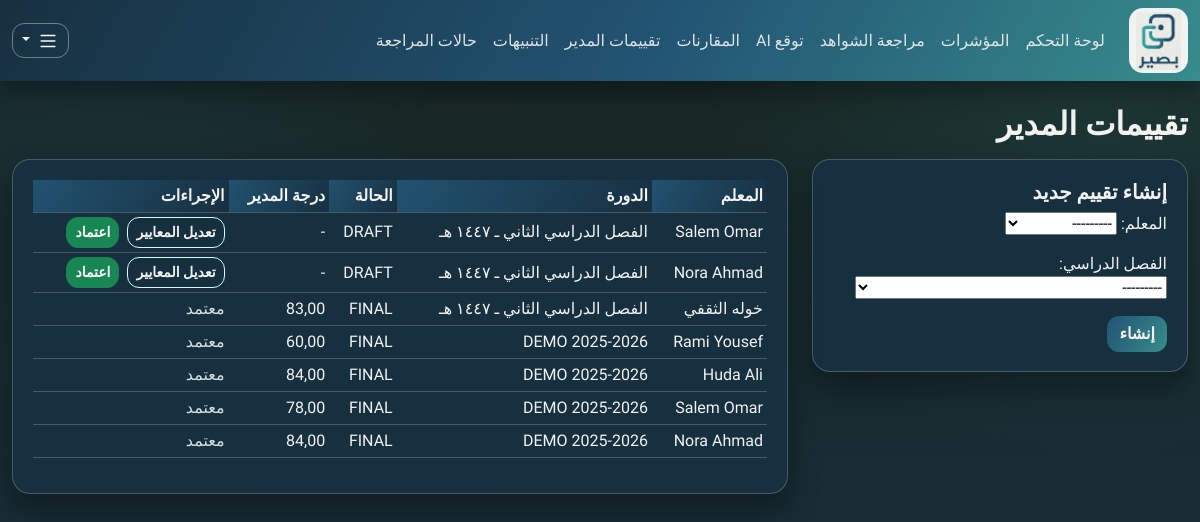
/evaluations/ (signed in), run on an earlier commit of the app's database.
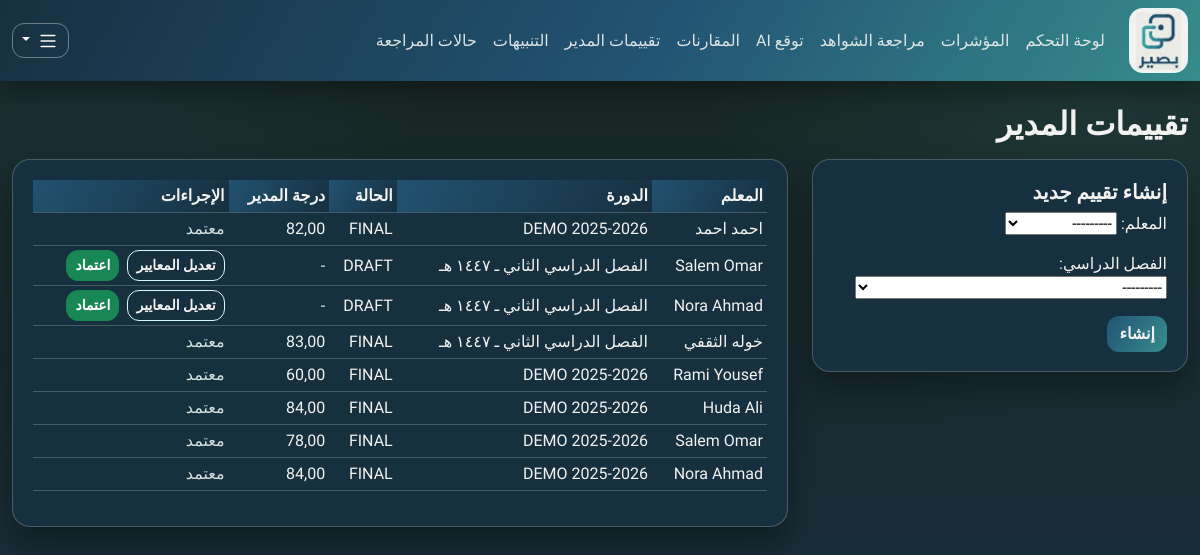
And on a later commit of the database.
### apps/evaluations/models.py (models this page shows)
class ManagerEvaluation(models.Model):
    class Status(models.TextChoices):
        DRAFT = "DRAFT", "Draft"
        FINAL = "FINAL", "Final"
    teacher = models.ForeignKey("teachers.Teacher", on_delete=models.CASCADE, related_name="evaluations")
    cycle = models.ForeignKey("cycles.EvaluationCycle", on_delete=models.CASCADE, related_name="evaluations")
    manager = models.ForeignKey("accounts.User", on_delete=models.PROTECT, related_name="manager_evaluations")
    status = models.CharField(max_length=12, choices=Status.choices, default=Status.DRAFT)
    finalized_at = models.DateTimeField(null=True, blank=True)
    created_at = models.DateTimeField(auto_now_add=True)
    class Meta:
        constraints = [
            models.UniqueConstraint(fields=["teacher", "cycle"], name="uq_eval_teacher_cycle"),
        ]
        indexes = [models.Index(fields=["cycle", "status"])]

class ScoreSummary(models.Model):
    evaluation = models.OneToOneField(ManagerEvaluation, on_delete=models.CASCADE, related_name="summary")
    manager_total_score = models.DecimalField(max_digits=5, decimal_places=2)
    rating_level = models.CharField(max_length=32)
    calculated_at = models.DateTimeField(auto_now=True)
    class Meta:
        constraints = [
            models.CheckConstraint(
                check=models.Q(manager_total_score__gte=0, manager_total_score__lte=100),
                name="ck_manager_total_0_100",
            ),
        ]

### apps/teachers/models.py (models this page shows)
class Teacher(models.Model):
    user = models.OneToOneField("accounts.User", on_delete=models.CASCADE, related_name="teacher_profile")
    school = models.ForeignKey("schools.School", on_delete=models.PROTECT, related_name="teachers")
    employee_id = models.CharField(max_length=50, unique=True)
    is_active = models.BooleanField(default=True)
    created_at = models.DateTimeField(auto_now_add=True)
    class Meta:
        indexes = [models.Index(fields=["school", "employee_id"])]
    def __str__(self) -> str:
        return self.user.get_full_name() or self.user.username

### apps/accounts/models.py (models this page shows)
class User(AbstractUser):
    class Role(models.TextChoices):
        TEACHER = "TEACHER", "Teacher"
        LEADER = "LEADER", "Leader"
        ADMIN = "ADMIN", "Admin"
    role = models.CharField(max_length=16, choices=Role.choices, default=Role.TEACHER)
    school = models.ForeignKey("schools.School", null=True, blank=True, on_delete=models.SET_NULL)
    class Meta:
        indexes = [models.Index(fields=["role", "school"])]

### apps/cycles/models.py (models this page shows)
class EvaluationCycle(models.Model):
    school = models.ForeignKey("schools.School", on_delete=models.CASCADE, related_name="cycles")
    name = models.CharField(max_length=100)
    start_date = models.DateField()
    end_date = models.DateField()
    is_active = models.BooleanField(default=True)
    created_at = models.DateTimeField(auto_now_add=True)
    class Meta:
        constraints = [
            models.UniqueConstraint(fields=["school", "name"], name="uq_cycle_school_name"),
            models.CheckConstraint(check=models.Q(end_date__gte=models.F("start_date")), name="ck_cycle_dates_order"),
        ]
        indexes = [models.Index(fields=["school", "is_active"])]
    def __str__(self) -> str:
        return f"{self.school.code}:{self.name}"

### apps/ui/views.py (the view)
# urls.py: path("evaluations/", views.evaluations_page, name="evaluations"),
@login_required
def evaluations_page(request: HttpRequest) -> HttpResponse:
    if not _require_roles(request.user, [User.Role.LEADER, User.Role.ADMIN]):
        messages.error(request, "إدارة التقييمات متاحة فقط للقادة أو المديرين.")
        return redirect("ui:dashboard")
    evaluations = (
        _by_role_queryset(request.user, ManagerEvaluation)
        .select_related("teacher", "teacher__user", "cycle", "manager")
        .prefetch_related("items__criterion", "summary")
        .order_by("-created_at")
    )
    if request.method == "POST":
        form = EvaluationCreateForm(request.POST, user=request.user)
        if form.is_valid():
            data = form.cleaned_data
            existing = ManagerEvaluation.objects.filter(teacher=data["teacher"], cycle=data["cycle"]).first()
            if existing:
                messages.info(request, "يوجد تقييم مسبق لهذا المعلم في نفس الفصل الدراسي. تم فتح التقييم الحالي.")
                if existing.status == ManagerEvaluation.Status.DRAFT:
                    return redirect("ui:evaluation-items", evaluation_id=existing.id)
                return redirect("ui:evaluations")
            evaluation = ManagerEvaluation.objects.create(
                teacher=data["teacher"],
                cycle=data["cycle"],
                manager=request.user,
            )
            messages.success(request, "تم إنشاء التقييم. أدخل درجات المعايير الـ 11.")
            return redirect("ui:evaluation-items", evaluation_id=evaluation.id)
    else:
        form = EvaluationCreateForm(user=request.user)
    return render(request, "ui/evaluations.html", {"form": form, "evaluations": evaluations})

### apps/ui/forms.py (shortened to what this page needs)
class EvaluationCreateForm(forms.ModelForm):
    class Meta:
        model = ManagerEvaluation
        fields = ["teacher", "cycle"]
        labels = {
            "teacher": "المعلم",
            "cycle": "الفصل الدراسي",
        }
    def __init__(self, *args, **kwargs):
        self.user = kwargs.pop("user")
        super().__init__(*args, **kwargs)
        teacher_qs = Teacher.objects.select_related("user", "school")
        cycle_qs = EvaluationCycle.objects.select_related("school")
        if self.user.role == self.user.Role.LEADER:
            teacher_qs = teacher_qs.filter(school=self.user.school)
            cycle_qs = cycle_qs.filter(school=self.user.school)
        self.fields["teacher"].queryset = teacher_qs
        self.fields["cycle"].queryset = cycle_qs

### apps/ui/views.py (called while the page is built)
def _by_role_queryset(user: User, model, teacher_lookup: str = "teacher"):
    qs = model.objects.all()
    if user.role == User.Role.ADMIN:
        return qs
    if user.role == User.Role.LEADER:
        return qs.filter(**{f"{teacher_lookup}__school": user.school})
    return qs.filter(**{f"{teacher_lookup}__user": user})

### apps/ui/templates/ui/evaluations.html (shortened to what this page needs)
{% extends "ui/base.html" %}
{% block content %}
<h2 class="mb-3">تقييمات المدير</h2>
<div class="row g-4">
  <div class="col-lg-4">
    <div class="card">
      <div class="card-body">
        <h5>إنشاء تقييم جديد</h5>
        <form method="post">
          {{ form.as_p }}
          <button class="btn btn-primary" type="submit">إنشاء</button>
        </form>
      </div>
    </div>
  </div>
  <div class="col-lg-8">
    <div class="card">
      <div class="card-body">
        <div class="table-responsive">
          <table class="table table-sm align-middle">
            <thead><tr><th>المعلم</th><th>الدورة</th><th>الحالة</th><th>درجة المدير</th><th>الإجراءات</th></tr></thead>
            <tbody>
            {% for e in evaluations %}
              <tr>
                <td>{{ e.teacher }}</td>
                <td>{{ e.cycle.name }}</td>
                <td>{{ e.status }}</td>
                <td>{% if e.summary %}{{ e.summary.manager_total_score }}{% else %}-{% endif %}</td>
                <td class="d-flex gap-2">
                  {% if e.status == 'DRAFT' %}
                    <a class="btn btn-outline-primary btn-sm" href="{% url 'ui:evaluation-items' e.id %}">تعديل المعايير</a>
                    <form method="post" action="{% url 'ui:evaluation-finalize' e.id %}">
                      <button class="btn btn-success btn-sm" type="submit">اعتماد</button>
                    </form>
                  {% else %}
                    <span class="text-muted">معتمد</span>
                  {% endif %}
                </td>
              </tr>
            {% empty %}
              <tr><td colspan="5" class="text-muted">لا توجد تقييمات حتى الآن.</td></tr>
            {% endfor %}
            </tbody>
          </table>
        </div>
      </div>
    </div>
  </div>
</div>
{% endblock %}

What changed in the data, as far as the page shows it:
added ManagerEvaluation: teacher "احمد احمد", cycle.name "DEMO 2025-2026", status "FINAL", summary.manager_total_score "82,00", shows "معتمد"
